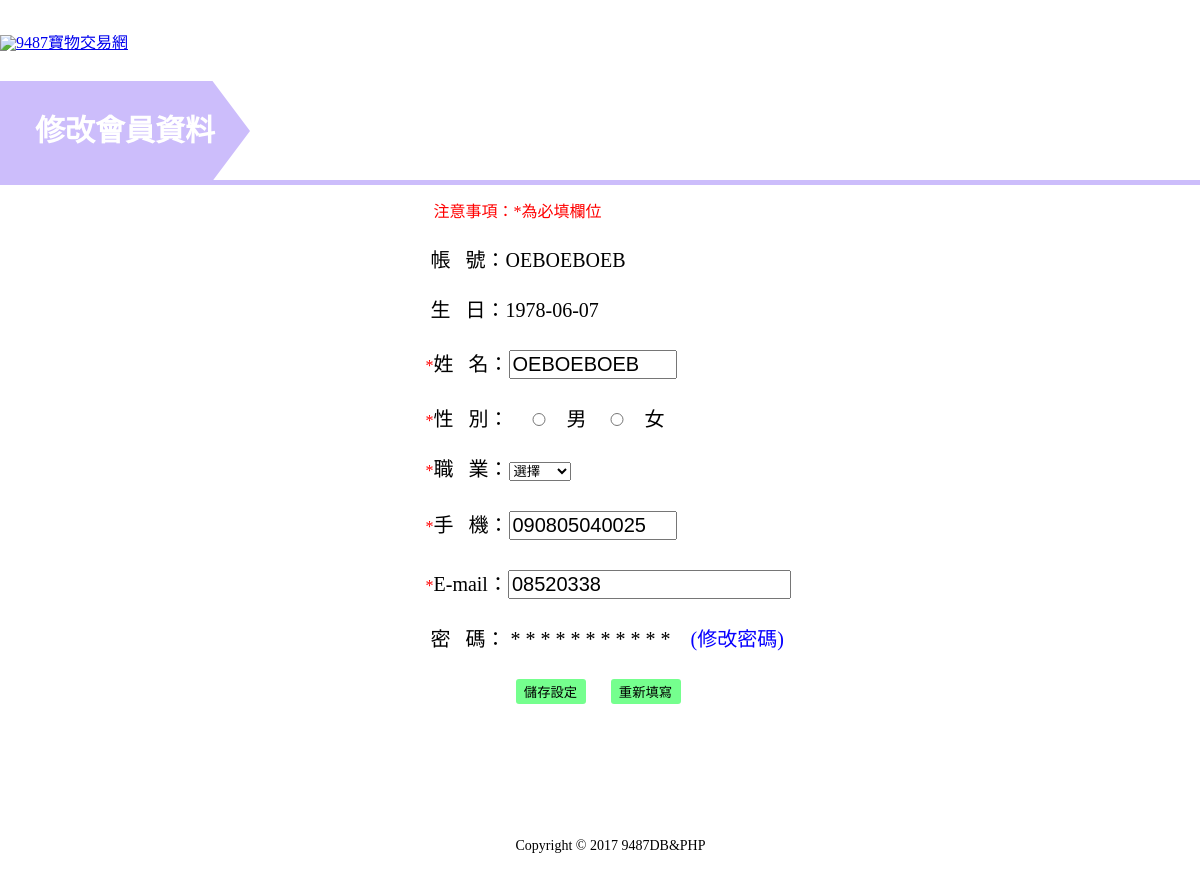
The page /edit-info.php (signed in) on the database its author committed.
### tables this page shows
CREATE TABLE `user` (
  `U_ID` varchar(12) NOT NULL DEFAULT '',
  `U_PW` varchar(20) DEFAULT NULL,
  `U_NAME` varchar(12) DEFAULT NULL,
  `U_BIRTH` date NOT NULL,
  `U_JOB` varchar(20) DEFAULT NULL,
  `U_GENDER` varchar(8) NOT NULL,
  `U_PHONE` varchar(15) DEFAULT NULL,
  `U_EMAIL` varchar(30) DEFAULT NULL,
  `U_MONEY` int(11) DEFAULT '0',
  `Post_Time` timestamp NOT NULL DEFAULT CURRENT_TIMESTAMP,
  `U_Right` tinyint(1) DEFAULT NULL
);

### edit-info.php (the view, shortened to what this page needs)
<?php
	$UID = $_SESSION["ID"];
	$Link = mysqli_connect('localhost','phpholyshit','tingting123','9487');
	$sql = "SELECT * FROM user WHERE U_ID = '$UID'";
	$result = mysqli_query($Link,$sql);
	$row = mysqli_fetch_assoc($result);
?>
<!DOCTYPE html>
<html lang="en">
<head>
	<link rel="stylesheet" type="text/css" href="css/final.css">
	<link rel="stylesheet" href="https://netdna.bootstrapcdn.com/font-awesome/4.1.0/css/font-awesome.min.css">
</head>
<body>
	<div class="wrap">
		<div class="header">
			<div class="logo">
				<a href="index.php"><img style="width:60%;" src="pic/logo.png" alt="9487寶物交易網" title="9487寶物交易網"></a>
			</div>
		</div>
		<div class="content">
			<div class="label-post">
				<div class="label-post-title">
					<h2>修改會員資料</h2>
				</div>
				<div class="label-post-line"></div>
			</div>
			<form action = 'edit-info.php' method = 'post' id = 'editinfo'>
			<div class="main-post">
				<div class="edit-info-data">
					<p><span>&nbsp;&nbsp;注意事項：*為必填欄位</span></p>
					<p>&nbsp;帳&nbsp;&nbsp;&nbsp;號：<?php echo $UID; ?></p>
					<p>&nbsp;生&nbsp;&nbsp;&nbsp;日：<?php echo $row["U_BIRTH"]; ?></p>
					<p><span>*</span>姓&nbsp;&nbsp;&nbsp;名：<?php echo "<input type='text' name='name' value='$row[U_NAME]'>"; ?></p>
					<p><span>*</span>性&nbsp;&nbsp;&nbsp;別：<input type="radio" value="male" name="gender" id="radio-wdt50">男<input type="radio" value="female" name="gender" id="radio-wdt50">女</p>
					<p><span>*</span>職&nbsp;&nbsp;&nbsp;業：<select name='job'>
						<option value=NULL>選擇</option>
					</select></p>
					<p><span>*</span>手&nbsp;&nbsp;&nbsp;機：<?php echo "<input type='text' name='phone' value='$row[U_PHONE]' maxlength='10' minlength='10'>"; ?></p>
					<p><span>*</span>E-mail：<?php echo "<input type='text' style='width:275px;' name='email' value='$row[U_EMAIL]'>"; ?></p>
					<p>&nbsp;密&nbsp;&nbsp;&nbsp;碼：&nbsp;* * * * * * * * * * * &nbsp;&nbsp;&nbsp;<span><a href="change-pwd.php">(修改密碼)</a></span></p>
				</div>
				<div class="post-data"> &nbsp;&nbsp;&nbsp;&nbsp;&nbsp;&nbsp;&nbsp;&nbsp;&nbsp;&nbsp;&nbsp;&nbsp;&nbsp;&nbsp;&nbsp;
					<input id="post-btn" type="submit" value="儲存設定"> &nbsp;&nbsp;&nbsp;
					<input id="post-btn" type="reset" value="重新填寫">
				</div>
			</div>
			</form>
		</div>
		<div class="footer" >
			<p style="font-size:14px;">Copyright © 2017 9487DB&PHP</p>
		</div>
	</div>
</body>
</html>

### css/final.css (style rules this page uses)
html, body, div, span, applet, object, iframe, h1, h2, h3, h4, h5, h6, p, blockquote, pre, a, abbr, acronym, address, big, cite, code, del, dfn, em, img, ins, kbd, q, s, samp, small, strike, strong, sub, sup, tt, var, b, u, i, center, dl, dt, dd, ol, ul, li, fieldset, form, label, legend, table, caption, tbody, tfoot, thead, tr, th, td, article, aside, canvas, details, embed, figure, figcaption, footer, header, hgroup, menu, nav, output, ruby, section, summary, time, mark, audio, video { margin: 0; padding: 0; border: 0; font-size: 100%; font: inherit; vertical-align: baseline; }
body { line-height: 1; }
img { max-width: 100%; }
body { font-family: Microsoft JhengHei; }
.wrap { width: 1221px; margin: 0 auto; }
.header { width: 1221px; margin: 35px auto; }
.logo { float: left; }
.content { width: 1221px; margin: 0 auto; }
.label-post { width: 1221px; margin-top: 30px; }
.label-post-title { float: left; width: 250px; height: 100px; clip-path: polygon(0% 0%, 85% 0%, 100% 50%, 85% 100%, 0% 100%); background: #ccbdfb; }
.label-post-title h2 { font-size: 30px; font-weight: 600; font-family: Microsoft JhengHei; color: #FFF; text-align: center; line-height: 100px; }
.label-post-line { width: 1221px; border-bottom: solid 5px #ccbdfb; padding-top: 99px; }
.main-post { width: 1221px; }
.post-data { width: 350px; padding: 15px; margin: 0 auto; font-family: Microsoft JhengHei; font-size: 20px; }
#post-btn { width: 70px; height: 25px; border-radius: 3px; background-color: #75ff8e; border: solid 0px #979797; cursor: pointer; }
.edit-info-data p { width: 370px; margin: 0 auto; padding: 15px; font-family: Microsoft JhengHei; font-size: 20px; }
.edit-info-data span { color: red; }
.edit-info-data p span { font-size: 16px; }
.edit-info-data span a { font-size: 20px; color: #0700ff; text-decoration: none; }
.edit-info-data input { font-size: 20px; width: 160px; }
#radio-wdt50 { width: 50px; }
.footer { margin: 100px 0px 30px 0px; text-align: center; }
.footer p { padding-top: 20px; font-size: 20px; }
body { max-width: 1230px; margin: 0 auto; }

### rows shown on the page
user: U_BIRTH "1978-06-07", name "OEBOEBOEB", phone "090805040025", email "08520338"

### other values the page prints
$UID "OEBOEBOEB"
